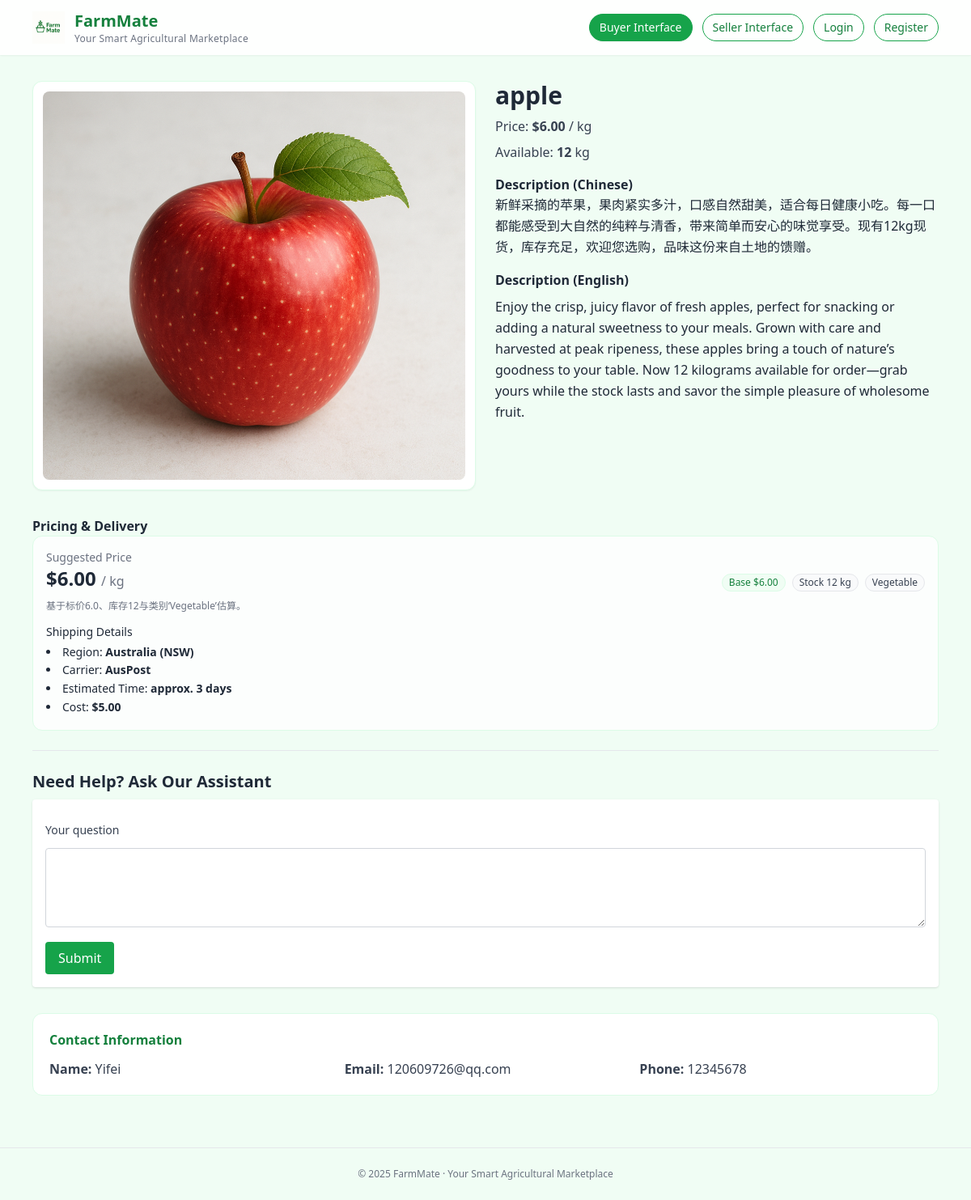
The page /buy/products/4/ on the database as committed earlier.
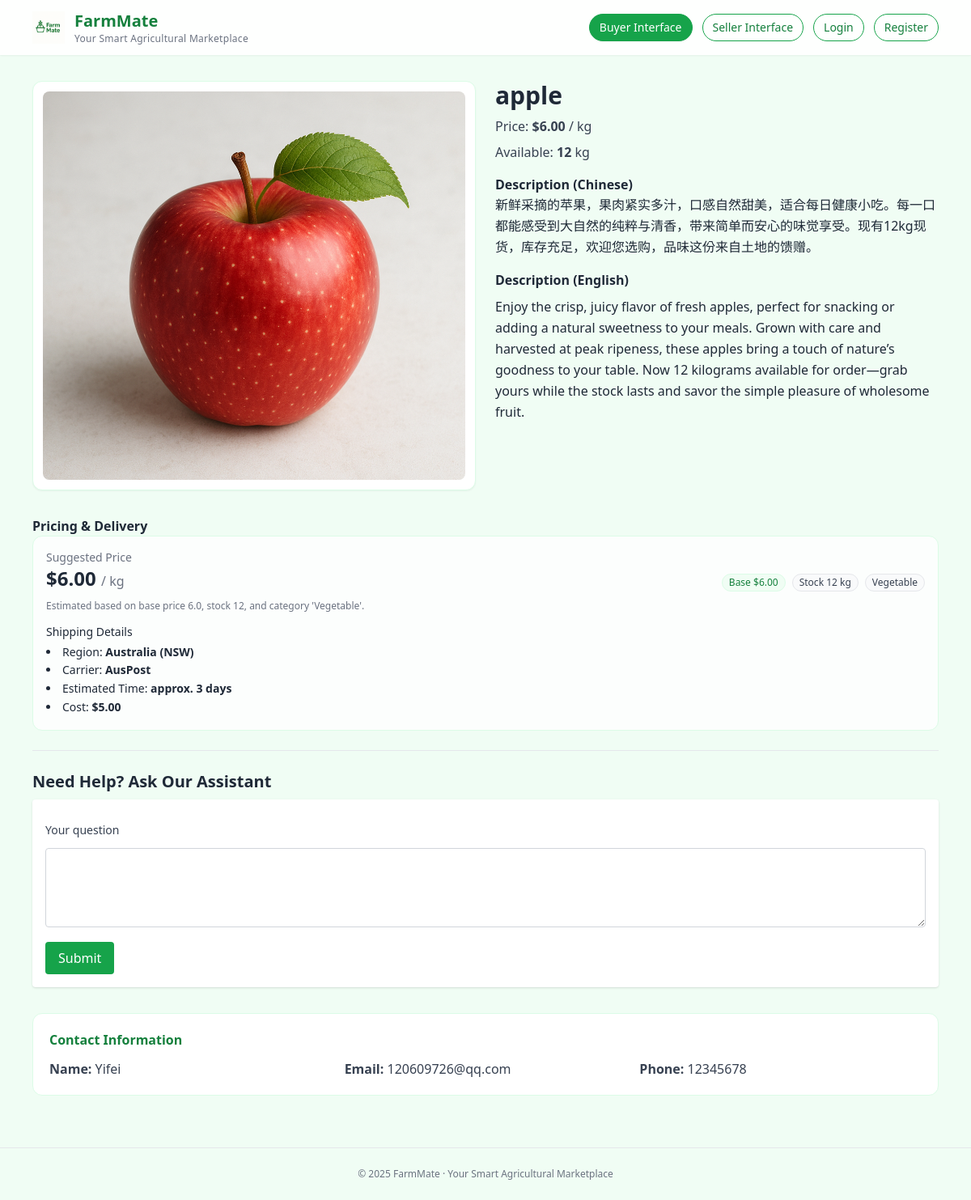
The same page on the database as committed later.
### products/models.py (models this page shows, shortened)
class Product(models.Model):
    supplier = models.ForeignKey(SupplierProfile, on_delete=models.CASCADE, related_name="products")
    name = models.CharField(max_length=200)
    category = models.CharField(max_length=100, blank=True)
    unit = models.CharField(max_length=50, default="kg")
    stock = models.PositiveIntegerField(default=0)
    base_price = models.DecimalField(max_digits=10, decimal_places=2, default=0)
    ai_description_en = models.TextField(blank=True)
    ai_description_zh = models.TextField(blank=True)
    created_at = models.DateTimeField(auto_now_add=True)
    image = models.ImageField(upload_to="products/", blank=True, null=True)
    is_active = models.BooleanField(default=True, verbose_name="Active (listed)")
    purchase_link = models.URLField(blank=True, null=True, verbose_name="Purchase Link")
    class Meta:
        verbose_name = "Product"
        verbose_name_plural = "Products"
        ordering = ["-created_at", "id"]
        indexes = [
            models.Index(fields=["supplier"]),
            models.Index(fields=["name"]),
            models.Index(fields=["category"]),
            models.Index(fields=["is_active"]),
        ]

class SupplierProfile(models.Model):
    user = models.OneToOneField(settings.AUTH_USER_MODEL, on_delete=models.CASCADE)
    company_name = models.CharField(max_length=200)
    contact_name = models.CharField(max_length=100, blank=True)
    phone = models.CharField(max_length=50, blank=True)
    email = models.EmailField(blank=True)
    address = models.CharField(max_length=255, blank=True)
    description = models.TextField(blank=True)
    logo = models.ImageField(upload_to="logos/", blank=True, null=True)
    business_license = models.FileField(upload_to="licenses/", blank=True, null=True)
    class Meta:
        verbose_name = "Supplier profile"
        verbose_name_plural = "Supplier profiles"
        ordering = ["company_name", "id"]

### pricing/models.py (models this page shows, shortened)
class PriceSuggestion(models.Model):
    product = models.ForeignKey(Product, on_delete=models.CASCADE, related_name="price_suggestions")
    suggested_price = models.DecimalField(max_digits=10, decimal_places=2)
    rationale = models.TextField(blank=True)
    created_at = models.DateTimeField(auto_now_add=True)
    class Meta:
        ordering = ["-created_at"]
        verbose_name = "Price suggestion"
        verbose_name_plural = "Price suggestions"

class LogisticsInfo(models.Model):
    product = models.ForeignKey(Product, on_delete=models.CASCADE, related_name="logistics")
    region = models.CharField(max_length=100)
    carrier = models.CharField(max_length=100, blank=True)
    estimated_days = models.PositiveIntegerField(default=7)
    cost_estimate = models.DecimalField(max_digits=10, decimal_places=2, default=0)
    class Meta:
        ordering = ["product", "region"]
        verbose_name = "Logistics info"
        verbose_name_plural = "Logistics infos"
        indexes = [
            models.Index(fields=["product"]),
            models.Index(fields=["region"]),
        ]

### products/views.py (the view)
# urls.py: path('buy/products/<int:pk>/', product_detail, name='product-detail'),
def product_detail(request, pk):
    p = get_object_or_404(Product.objects.select_related("supplier"), pk=pk)
    if not p.is_active:
        raise Http404("Product is inactive")
    unit = p.unit or "kg"
    sp = getattr(p, "supplier", None)
    seller_bits = []
    if sp:
        if sp.company_name:
            seller_bits.append(f"Company: {sp.company_name}")
        if sp.contact_name:
            seller_bits.append(f"Contact name: {sp.contact_name}")
        if sp.email:
            seller_bits.append(f"Email: {sp.email}")
        if sp.phone:
            seller_bits.append(f"Phone: {sp.phone}")
        if sp.address:
            seller_bits.append(f"Address: {sp.address}")
    seller_info = "Seller info: " + ("; ".join(seller_bits) if seller_bits else "Not provided")
    lg_last = p.logistics.last() if hasattr(p, "logistics") else None
    logistics_info = ""
    if lg_last:
        logistics_info = (
            f"Shipping: region {lg_last.region}, carrier {lg_last.carrier}, "
            f"ETA approx. {lg_last.estimated_days} days, cost ${lg_last.cost_estimate}"
        )
    ctx_parts = [
        f"Product: {p.name}",
        f"Base price: {p.base_price} per {unit}",
        f"Stock: {p.stock} {unit}",
        f"Category: {p.category}" if p.category else "",
        f"Description (English): {p.ai_description_en or ''}",
        f"Description (Chinese): {p.ai_description_zh or ''}",
        seller_info,
        logistics_info,
    ]
    product_context = "\n".join([x for x in ctx_parts if x])
    product_context = Truncator(product_context).chars(3500)
    ai_answer = None
    form = QuestionForm(request.POST or None)
    if request.method == "POST" and form.is_valid():
        q = form.cleaned_data["question"]
        ai = LLMClient()
        ai_answer = ai.answer_question(q, product_context)
    return render(
        request,
        "buyer/product_detail.html",
        {"p": p, "form": form, "ai_answer": ai_answer},
    )

### qa/forms.py
class QuestionForm(forms.Form):
    question = forms.CharField(label='向AI提问（价格/物流/库存等）', max_length=300)

### templates/buyer/product_detail.html (shortened to what this page needs)
{% extends "_base.html" %}
{% block content %}
  <div class="grid md:grid-cols-12 gap-6">
    <div class="md:col-span-6">
      {% if p.image %}
        <div class="bg-white border border-green-100 rounded-xl p-3 shadow-sm">
          <img
            src="{{ p.image.url }}"
            alt="{{ p.name }}"
            class="w-full h-[480px] object-cover rounded-lg"
          >
        </div>
      {% endif %}
    </div>
    <div class="md:col-span-6">
      <h2 class="text-3xl font-bold mb-2">{{ p.name }}</h2>
      <p class="text-gray-700 mb-2">
        Price: <strong>${{ p.base_price }}</strong> / {{ p.unit|default:"kg" }}
      </p>
      <p class="text-gray-700 mb-4">
        Available: <strong>{{ p.stock }}</strong> {{ p.unit|default:"kg" }}
      </p>
      <h3 class="font-semibold mt-4">Description (Chinese)</h3>
      <p class="text-left leading-relaxed">
        {{ p.ai_description_zh|default:"Not generated yet" }}
      </p>
      <h3 class="font-semibold mt-4">Description (English)</h3>
      <p class="text-left leading-relaxed mt-2">
        {{ p.ai_description_en|default:"Not generated yet" }}
      </p>
    </div>
    <div class="md:col-span-12">
      <h3 class="font-semibold mt-2">Pricing & Delivery</h3>
      <div class="bg-white/80 border border-green-100 rounded-xl p-4">
        {% with ps=p.price_suggestions.last lg=p.logistics.last %}
          {% if ps or lg %}
            {% if ps %}
            <div class="flex flex-wrap items-end justify-between gap-3">
              <div>
                <div class="text-sm text-gray-500">Suggested Price</div>
                <div class="text-2xl font-semibold">
                  ${{ ps.suggested_price }}
                  <span class="text-base font-normal text-gray-500">/ {{ p.unit|default:"kg" }}</span>
                </div>
              </div>
              <div class="flex flex-wrap gap-2">
                <span class="px-2 py-0.5 text-xs rounded-full bg-green-50 text-green-700 border border-green-100">
                  Base ${{ p.base_price }}
                </span>
                <span class="px-2 py-0.5 text-xs rounded-full bg-gray-50 text-gray-700 border border-gray-200">
                  Stock {{ p.stock }} {{ p.unit|default:"kg" }}
                </span>
                {% if p.category %}
                <span class="px-2 py-0.5 text-xs rounded-full bg-gray-50 text-gray-700 border border-gray-200">
                  {{ p.category }}
                </span>
                {% endif %}
              </div>
            </div>
            {% if ps.rationale %}
            <p class="mt-2 text-xs text-gray-500 leading-relaxed">
              {{ ps.rationale }}
            </p>
            {% endif %}
            {% endif %}
            {% if lg %}
            <div class="mt-3 text-sm">
              <div class="font-medium mb-1">Shipping Details</div>
              <ul class="list-disc list-inside text-gray-800 leading-relaxed">
                <li>Region: <strong>{{ lg.region }}</strong></li>
                <li>Carrier: <strong>{{ lg.carrier }}</strong></li>
                <li>Estimated Time: <strong>approx. {{ lg.estimated_days }} days</strong></li>
                <li>Cost: <strong>${{ lg.cost_estimate }}</strong></li>
              </ul>
            </div>
            {% endif %}
          {% else %}
            <p class="text-sm text-gray-500">No pricing or logistics suggestions available.</p>
          {% endif %}
        {% endwith %}
      </div>
    </div>
  </div>
  <hr class="my-6">
  <h3 class="text-xl font-semibold mb-2">Need Help? Ask Our Assistant</h3>
  <form method="post" class="space-y-3 bg-white p-4 rounded shadow">
    <label class="block text-sm font-medium text-gray-700 mb-1" for="{{ form.question.id_for_label }}">
      Your question
    </label>
    <textarea
      id="{{ form.question.id_for_label }}"
      name="{{ form.question.html_name }}"
      rows="3"
      class="w-full rounded border border-gray-300 p-3 focus:outline-none focus:ring-2 focus:ring-green-500 focus:border-green-500"
    >{{ form.question.value|default_if_none:'' }}</textarea>
    <button class="px-4 py-2 bg-green-600 text-white rounded hover:bg-green-700 transition" type="submit">
      Submit
    </button>
  </form>
  {% if p.supplier %}
  <div class="mt-8 bg-white border border-green-100 rounded-xl p-5">
    <h3 class="font-semibold mb-3 text-green-700">Contact Information</h3>
    <div class="grid md:grid-cols-3 gap-4 text-gray-700">
      <p><strong>Name:</strong> {{ p.supplier.contact_name|default:"Not provided" }}</p>
      <p><strong>Email:</strong> {{ p.supplier.email|default:"Not provided" }}</p>
      <p><strong>Phone:</strong> {{ p.supplier.phone|default:"Not provided" }}</p>
    </div>
  </div>
  {% endif %}
{% endblock %}

### templates/_base.html (shortened to what this page needs)
<!doctype html>
<html lang="en">
<head>
  {% load static %}
  <script src="https://cdn.tailwindcss.com"></script>
</head>
<body class="bg-green-50 text-gray-800 font-sans">
  <header class="bg-white/90 backdrop-blur shadow-sm">
    <div class="max-w-6xl mx-auto px-4 py-3 flex items-center justify-between">
      <a href="/" class="flex items-center gap-3 group">
        <img src="{% static 'images/farmmate_logo.png' %}" alt="FarmMate Logo"
             class="h-10 w-auto transition-transform group-hover:scale-105">
        <div class="leading-tight">
          <span class="text-xl font-bold text-green-700">FarmMate</span>
          <span class="block text-xs text-gray-500 tracking-wide">
            Your Smart Agricultural Marketplace
          </span>
        </div>
      </a>
      {% with current=request.path %}
      <nav class="flex items-center gap-3 text-sm">
        <a href="{% url 'buyer-catalog' %}"
           class="px-3 py-1.5 rounded-full border border-green-600 text-green-700 hover:bg-green-50 transition
           {% if current|slice:':5' == '/buy/' %}bg-green-600 text-white border-green-600 shadow-sm{% endif %}">
          Buyer Interface
        </a>
        <a href="{% url 'seller-dashboard' %}"
           class="px-3 py-1.5 rounded-full border border-green-600 text-green-700 hover:bg-green-50 transition
           ">
          Seller Interface
        </a>
        {% if user.is_authenticated %}
          <a href="{% url 'seller-profile' %}"
             class="px-3 py-1.5 rounded-full border border-green-600 text-green-700 hover:bg-green-50 transition
             {% if current|slice:':16' == '/seller/profile/' %}bg-green-600 text-white border-green-600 shadow-sm{% endif %}">
            {{ user.username }}
          </a>
          <a href="{% url 'logout' %}"
             class="px-3 py-1.5 rounded-full border border-gray-300 text-gray-700 hover:bg-gray-100 transition">
            Logout
          </a>
        {% else %}
          <a href="{% url 'login' %}"
             class="px-3 py-1.5 rounded-full border border-green-600 text-green-700 hover:bg-green-50 transition
             ">
            Login
          </a>
          <a href="{% url 'register' %}"
             class="px-3 py-1.5 rounded-full border border-green-600 text-green-700 hover:bg-green-50 transition
             ">
            Register
          </a>
        {% endif %}
      </nav>
      {% endwith %}
    </div>
  </header>
  <main class="max-w-6xl mx-auto px-4 py-8">
    {% block content %}{% endblock %}
  </main>
  <footer class="text-center text-xs text-gray-500 py-6 border-t border-gray-200 mt-8">
    <p>© 2025 FarmMate · Your Smart Agricultural Marketplace</p>
  </footer>
</body>
</html>

Rows that differ between the two databases and show on the page:
removed PriceSuggestion: suggested_price "6.00", rationale "基于标价6.0、库存12与类别‘Vegetable’估算。"
added PriceSuggestion: suggested_price "6.00", rationale "Estimated based on base price 6.0, stock 12, and category 'Vegetable'."
